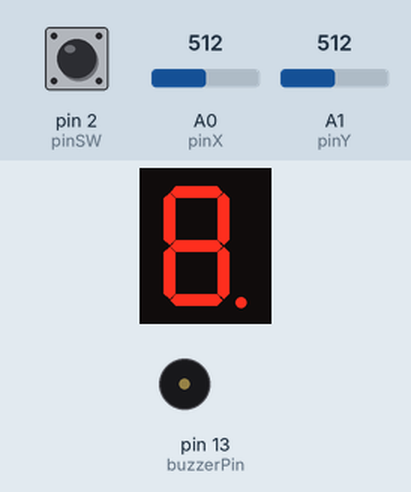
This sketch was run on a simulated Arduino Uno, built with avr-gcc and run on an emulated ATmega328P. Shown: 1-digit seven-segment display, buzzer (waves = sounding). Wiring (inferred from the names in the program): 1-digit 7-segment display, segments lit when LOW: segments pin 10, pin 9, pin 8, pin 7, pin 6, pin 5, pin 4, pin 12. The inputs (shaded band) are chosen by the test bench; at power-on: pin 2 (pinSW) HIGH, A0 (pinX) = 512, A1 (pinY) = 512. The segment pins are drawn as the display they are named for.

Above: at 1.6 s.
1.7 s: pin 2 (pinSW) pulled LOW for 3.2 s
At 3.6 s:
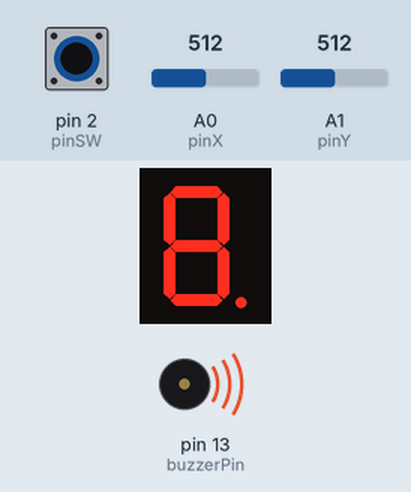
6.4 s: A0 (pinX) set to 190
At 7.4 s:
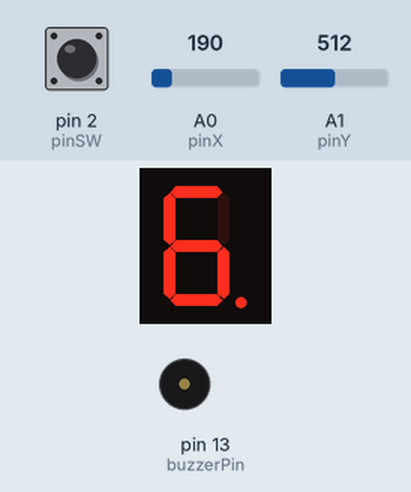
Timing chart, 0 to 9.4 s (numbered marks = the images above; inputs shaded):
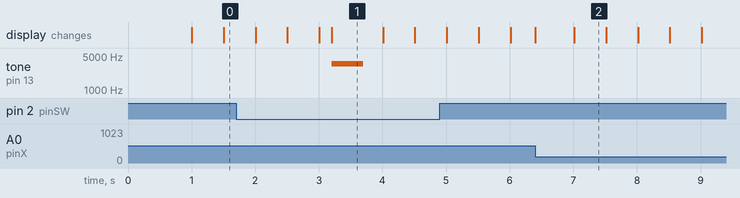

The sketch:

Homework-3.ino
```cpp
/*
  7 segment display drawing

  Description:
  This assignment focuses on using the joystick to control the position of
  the segment and ”draw” on the display.

  Components:
  • one 7-segment display
  • one joystick
  • one buzzer
  • resistors and wires as needed

  Created 06-11-2023
  Coriciuc Tudor

  https://youtu.be/L5BbXVPg4Ss
*/

// Declare all the joystick pins
// Digital pin connected to switch output
const int pinSW = 2;
// A0 - Analog pin connected to X output
const int pinX = A0;
// A1 - Analog pin connected to Y output
const int pinY = A1;

// Declare all the segments pins
const int pinA = 12;
const int pinB = 10;
const int pinC = 9;
const int pinD = 8;
const int pinE = 7;
const int pinF = 6;
const int pinG = 5;
const int pinDP = 4;

const int numberOfSegments = 8;
const int firstSegment = 0;
const int DPsegment = 7;
// Directions: Up, Down, Left, Right
const int numberOfDirections = 4;

// Initially the current segment is the DP(the decimal point)
int currentSegment = DPsegment;

bool swState = HIGH;
int xValue = 0;
int yValue = 0;

// We use variables(joyMoved and min/maxThreshold) to make sure we get a correct input from the joystick
bool joyMoved = false;
const int minInputThreshold = 200;
const int maxInputThreshold = 800;
const int minIdleThreshold = 500;
const int maxIdleThreshold = 550;

// In order to indicate the current segment on the display, we make it blink
const int blinkDelay = 500;
unsigned long lastBlink = 0;
// We use blinkState to change the state of the current segment without interfering with the segmentStates
bool blinkState = LOW;

// We use debouncing on the joystick switch
bool stateReading;
const int inputDebounceDelay = 100;
unsigned long lastClick = 0;

// If the hold the button pressed more than 1,5 seconds we reset the segments
const int resetTime = 1500;
unsigned long longPressTime = 0;
bool possibleLongPress = false;

// We use this variables inside the interupt in order to inform the code hat the switch was pressed
volatile bool possiblePress = false;
volatile bool shouldStartCounter = false;

// We use a buzzer to make a sound when we reset the segments
const int buzzerPin = 13;
const int buzzerTone = 3500;
const int buzzerDuration = 500;

int segments[numberOfSegments] = {
  pinA, pinB, pinC, pinD, pinE, pinF, pinG, pinDP
};

bool segmentStates[numberOfSegments] = {
  LOW, LOW, LOW, LOW, LOW, LOW, LOW
};

// We use this matrix to navigate the segments with the joystick
int segmentMatrix[numberOfSegments][numberOfDirections] = {
  // U  D  L  R
  { -1, 6, 5, 1 },    // a 0
  { 0, 6, 5, -1 },    // b 1
  { 6, 3, 4, 7 },     // c 2
  { 6, -1, 4, 2 },    // d 3
  { 6, 3, -1, 2 },    // e 4
  { 0, 6, -1, 1 },    // f 5
  { 0, 3, -1, -1 },   // g 6
  { -1, -1, 2, -1 },  // dp 7
};

#define UP 0
#define DOWN 1
#define LEFT 2
#define RIGHT 3

void setup() {
  Serial.begin(9600);
  // Initialize joystick pins
  pinMode(pinSW, INPUT_PULLUP);

  // Initialize all the pins
  for (int i = 0; i < numberOfSegments; i++) {
    pinMode(segments[i], OUTPUT);
  }

  // Initialize the interrupt
  attachInterrupt(digitalPinToInterrupt(pinSW), handleInterrupt, FALLING);
}

void loop() {
  //move() handles the navigation through the segments using the joystick
  move();
  //blink() handles the blinking of the current segment
  blink();
  //shortPress() handles the short press of the switch
  shortPress();
  //longPress() handles the long press of the switch
  longPress();
}

void blink() {
  // If enough time has passed, we change the state of the current segment
  if (millis() - lastBlink > blinkDelay) {
    digitalWrite(segments[currentSegment], blinkState);
    blinkState = !blinkState;
    lastBlink = millis();
  }
}

void move() {
  // We read the values of pin X and Y
  xValue = analogRead(pinX);
  yValue = analogRead(pinY);
  // If the joystick did not move before, we check if it passed any threshold
  // and if the move is valid on the segmentMatrix we turn off or on the segment
  // and change the currentSegment
  if (joyMoved == false) {
    if (xValue < minInputThreshold) {
      if (segmentMatrix[currentSegment][LEFT] != -1) {
        digitalWrite(segments[currentSegment], segmentStates[currentSegment]);
        currentSegment = segmentMatrix[currentSegment][LEFT];
      }
      joyMoved = true;
    } else if (xValue > maxInputThreshold) {
      if (segmentMatrix[currentSegment][RIGHT] != -1) {
        digitalWrite(segments[currentSegment], segmentStates[currentSegment]);
        currentSegment = segmentMatrix[currentSegment][RIGHT];
      }
      joyMoved = true;
    } else if (yValue < minInputThreshold) {
      if (segmentMatrix[currentSegment][UP] != -1) {
        digitalWrite(segments[currentSegment], segmentStates[currentSegment]);
        currentSegment = segmentMatrix[currentSegment][UP];
      }
      joyMoved = true;
    } else if (yValue > maxInputThreshold) {
      if (segmentMatrix[currentSegment][DOWN] != -1) {
        digitalWrite(segments[currentSegment], segmentStates[currentSegment]);
        currentSegment = segmentMatrix[currentSegment][DOWN];
      }
      joyMoved = true;
    }
    // If the values are again in the Threshold we set joyMoved to false
    // so we can move again
  } else if ((xValue >= minIdleThreshold && xValue <= maxIdleThreshold)
             && (yValue >= minIdleThreshold && yValue <= maxIdleThreshold)) {
    joyMoved = false;
  }
}

void shortPress() {
  // We check if possiblePress is true
  if (possiblePress) {
    // We start the debounce counter if needed
    if (shouldStartCounter) {
      lastClick = millis();
      longPressTime = millis();
      shouldStartCounter = false;
    }
    // If the debounce period has passed we the current state of the switch
    if ((millis() - lastClick) > inputDebounceDelay) {
      stateReading = digitalRead(pinSW);
      if (stateReading != swState) {
        // If the button state has changed and it is LOW, we change the state of the segment where the current segment is
        //(not to be confused with blinkState) and set possibleLongPress to true
        if (stateReading == LOW) {
          segmentStates[currentSegment] = !segmentStates[currentSegment];
          possibleLongPress = true;
        }
      }
      possiblePress = false;
    }
  }
}

void longPress() {
  // If long press is true and the restTime passed we check if the switch is still pressed
  if (possibleLongPress) {
    if (millis() - longPressTime > resetTime) {
      stateReading = digitalRead(pinSW);
      if (stateReading != swState) {
        if (stateReading == LOW) {
  // If all the conditions are met we turn all the segments off, we set the currentSegment to DP(decimal point segment)
  // and start the buzzer
          for (int seg = firstSegment; seg < numberOfSegments; seg++) {
            segmentStates[seg] = LOW;
            digitalWrite(segments[seg], segmentStates[seg]);
          }
          currentSegment = DPsegment;
          tone(buzzerPin, buzzerTone, buzzerDuration);
        }
        possibleLongPress = false;
      }
    }
  }
}

// This is the interrupt function. It is called every time we press the switch
// and it sets the possiblePress and shouldStartCounter to true so we know the switch has been pressed
void handleInterrupt() {
  possiblePress = true;
  shouldStartCounter = true;
}
```

Measured:
- after the input at 1.7 s, tone on pin 13 (buzzerPin): silent → 3500 Hz after 1.5 s, → silent 0.50 s later
- what the display in image 1 shows lasts 0.8 s, from 3.2 s to 4.0 s
- what the display in image 2 shows lasts 0.5 s, from 7.0 s to 7.5 s
